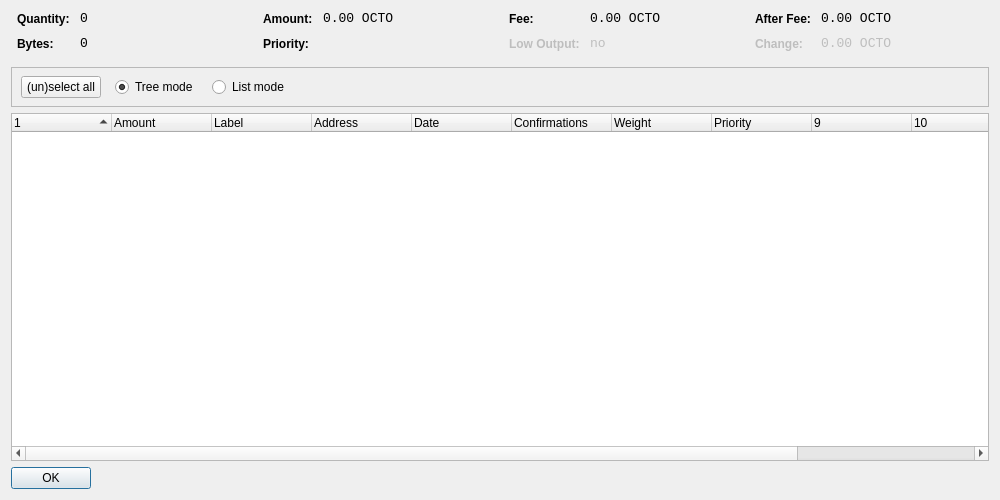
<?xml version="1.0" encoding="UTF-8"?>
<ui version="4.0">
 <class>CoinControlDialog</class>
 <widget class="QWidget" name="CoinControlDialog">
  <property name="geometry">
   <rect>
    <x>0</x>
    <y>0</y>
    <width>1000</width>
    <height>500</height>
   </rect>
  </property>
  <property name="windowTitle">
   <string>Coin Control</string>
  </property>
  <layout class="QVBoxLayout" name="verticalLayout">
   <item>
    <layout class="QHBoxLayout" name="horizontalLayoutTop" stretch="0,0,0,0">
     <property name="topMargin">
      <number>0</number>
     </property>
     <property name="bottomMargin">
      <number>10</number>
     </property>
     <item>
      <layout class="QFormLayout" name="formLayoutCoinControl1">
       <property name="horizontalSpacing">
        <number>10</number>
       </property>
       <property name="verticalSpacing">
        <number>10</number>
       </property>
       <property name="leftMargin">
        <number>6</number>
       </property>
       <property name="rightMargin">
        <number>6</number>
       </property>
       <item row="0" column="0">
        <widget class="QLabel" name="labelCoinControlQuantityText">
         <property name="styleSheet">
          <string notr="true">font-weight:bold;</string>
         </property>
         <property name="text">
          <string>Quantity:</string>
         </property>
        </widget>
       </item>
       <item row="0" column="1">
        <widget class="QLabel" name="labelCoinControlQuantity">
         <property name="font">
          <font>
           <family>Monospace</family>
           <pointsize>10</pointsize>
          </font>
         </property>
         <property name="cursor">
          <cursorShape>IBeamCursor</cursorShape>
         </property>
         <property name="contextMenuPolicy">
          <enum>Qt::ActionsContextMenu</enum>
         </property>
         <property name="text">
          <string notr="true">0</string>
         </property>
         <property name="textInteractionFlags">
          <set>Qt::LinksAccessibleByMouse|Qt::TextSelectableByKeyboard|Qt::TextSelectableByMouse</set>
         </property>
        </widget>
       </item>
       <item row="1" column="0">
        <widget class="QLabel" name="labelCoinControlBytesText">
         <property name="styleSheet">
          <string notr="true">font-weight:bold;</string>
         </property>
         <property name="text">
          <string>Bytes:</string>
         </property>
        </widget>
       </item>
       <item row="1" column="1">
        <widget class="QLabel" name="labelCoinControlBytes">
         <property name="font">
          <font>
           <family>Monospace</family>
           <pointsize>10</pointsize>
          </font>
         </property>
         <property name="cursor">
          <cursorShape>IBeamCursor</cursorShape>
         </property>
         <property name="contextMenuPolicy">
          <enum>Qt::ActionsContextMenu</enum>
         </property>
         <property name="text">
          <string notr="true">0</string>
         </property>
         <property name="textInteractionFlags">
          <set>Qt::LinksAccessibleByMouse|Qt::TextSelectableByKeyboard|Qt::TextSelectableByMouse</set>
         </property>
        </widget>
       </item>
      </layout>
     </item>
     <item>
      <layout class="QFormLayout" name="formLayoutCoinControl2">
       <property name="horizontalSpacing">
        <number>10</number>
       </property>
       <property name="verticalSpacing">
        <number>10</number>
       </property>
       <property name="leftMargin">
        <number>6</number>
       </property>
       <property name="rightMargin">
        <number>6</number>
       </property>
       <item row="0" column="0">
        <widget class="QLabel" name="labelCoinControlAmountText">
         <property name="styleSheet">
          <string notr="true">font-weight:bold;</string>
         </property>
         <property name="text">
          <string>Amount:</string>
         </property>
        </widget>
       </item>
       <item row="0" column="1">
        <widget class="QLabel" name="labelCoinControlAmount">
         <property name="font">
          <font>
           <family>Monospace</family>
           <pointsize>10</pointsize>
          </font>
         </property>
         <property name="cursor">
          <cursorShape>IBeamCursor</cursorShape>
         </property>
         <property name="contextMenuPolicy">
          <enum>Qt::ActionsContextMenu</enum>
         </property>
         <property name="text">
          <string notr="true">0.00 OCTO</string>
         </property>
         <property name="textInteractionFlags">
          <set>Qt::LinksAccessibleByMouse|Qt::TextSelectableByKeyboard|Qt::TextSelectableByMouse</set>
         </property>
        </widget>
       </item>
       <item row="1" column="0">
        <widget class="QLabel" name="labelCoinControlPriorityText">
         <property name="styleSheet">
          <string notr="true">font-weight:bold;</string>
         </property>
         <property name="text">
          <string>Priority:</string>
         </property>
        </widget>
       </item>
       <item row="1" column="1">
        <widget class="QLabel" name="labelCoinControlPriority">
         <property name="font">
          <font>
           <family>Monospace</family>
           <pointsize>10</pointsize>
          </font>
         </property>
         <property name="cursor">
          <cursorShape>IBeamCursor</cursorShape>
         </property>
         <property name="contextMenuPolicy">
          <enum>Qt::ActionsContextMenu</enum>
         </property>
         <property name="text">
          <string/>
         </property>
         <property name="textInteractionFlags">
          <set>Qt::LinksAccessibleByMouse|Qt::TextSelectableByKeyboard|Qt::TextSelectableByMouse</set>
         </property>
        </widget>
       </item>
      </layout>
     </item>
     <item>
      <layout class="QFormLayout" name="formLayoutCoinControl3">
       <property name="horizontalSpacing">
        <number>10</number>
       </property>
       <property name="verticalSpacing">
        <number>10</number>
       </property>
       <property name="leftMargin">
        <number>6</number>
       </property>
       <property name="rightMargin">
        <number>6</number>
       </property>
       <item row="0" column="0">
        <widget class="QLabel" name="labelCoinControlFeeText">
         <property name="styleSheet">
          <string notr="true">font-weight:bold;</string>
         </property>
         <property name="text">
          <string>Fee:</string>
         </property>
        </widget>
       </item>
       <item row="0" column="1">
        <widget class="QLabel" name="labelCoinControlFee">
         <property name="font">
          <font>
           <family>Monospace</family>
           <pointsize>10</pointsize>
          </font>
         </property>
         <property name="cursor">
          <cursorShape>IBeamCursor</cursorShape>
         </property>
         <property name="contextMenuPolicy">
          <enum>Qt::ActionsContextMenu</enum>
         </property>
         <property name="text">
          <string notr="true">0.00 OCTO</string>
         </property>
         <property name="textInteractionFlags">
          <set>Qt::LinksAccessibleByMouse|Qt::TextSelectableByKeyboard|Qt::TextSelectableByMouse</set>
         </property>
        </widget>
       </item>
       <item row="1" column="0">
        <widget class="QLabel" name="labelCoinControlLowOutputText">
         <property name="enabled">
          <bool>false</bool>
         </property>
         <property name="styleSheet">
          <string notr="true">font-weight:bold;</string>
         </property>
         <property name="text">
          <string>Low Output:</string>
         </property>
        </widget>
       </item>
       <item row="1" column="1">
        <widget class="QLabel" name="labelCoinControlLowOutput">
         <property name="enabled">
          <bool>false</bool>
         </property>
         <property name="font">
          <font>
           <family>Monospace</family>
           <pointsize>10</pointsize>
          </font>
         </property>
         <property name="cursor">
          <cursorShape>IBeamCursor</cursorShape>
         </property>
         <property name="contextMenuPolicy">
          <enum>Qt::ActionsContextMenu</enum>
         </property>
         <property name="text">
          <string>no</string>
         </property>
         <property name="textInteractionFlags">
          <set>Qt::LinksAccessibleByMouse|Qt::TextSelectableByKeyboard|Qt::TextSelectableByMouse</set>
         </property>
        </widget>
       </item>
      </layout>
     </item>
     <item>
      <layout class="QFormLayout" name="formLayoutCoinControl4">
       <property name="horizontalSpacing">
        <number>10</number>
       </property>
       <property name="verticalSpacing">
        <number>10</number>
       </property>
       <property name="leftMargin">
        <number>6</number>
       </property>
       <property name="rightMargin">
        <number>6</number>
       </property>
       <item row="0" column="0">
        <widget class="QLabel" name="labelCoinControlAfterFeeText">
         <property name="styleSheet">
          <string notr="true">font-weight:bold;</string>
         </property>
         <property name="text">
          <string>After Fee:</string>
         </property>
        </widget>
       </item>
       <item row="0" column="1">
        <widget class="QLabel" name="labelCoinControlAfterFee">
         <property name="font">
          <font>
           <family>Monospace</family>
           <pointsize>10</pointsize>
          </font>
         </property>
         <property name="cursor">
          <cursorShape>IBeamCursor</cursorShape>
         </property>
         <property name="contextMenuPolicy">
          <enum>Qt::ActionsContextMenu</enum>
         </property>
         <property name="text">
          <string notr="true">0.00 OCTO</string>
         </property>
         <property name="textInteractionFlags">
          <set>Qt::LinksAccessibleByMouse|Qt::TextSelectableByKeyboard|Qt::TextSelectableByMouse</set>
         </property>
        </widget>
       </item>
       <item row="1" column="0">
        <widget class="QLabel" name="labelCoinControlChangeText">
         <property name="enabled">
          <bool>false</bool>
         </property>
         <property name="styleSheet">
          <string notr="true">font-weight:bold;</string>
         </property>
         <property name="text">
          <string>Change:</string>
         </property>
        </widget>
       </item>
       <item row="1" column="1">
        <widget class="QLabel" name="labelCoinControlChange">
         <property name="enabled">
          <bool>false</bool>
         </property>
         <property name="font">
          <font>
           <family>Monospace</family>
           <pointsize>10</pointsize>
          </font>
         </property>
         <property name="cursor">
          <cursorShape>IBeamCursor</cursorShape>
         </property>
         <property name="contextMenuPolicy">
          <enum>Qt::ActionsContextMenu</enum>
         </property>
         <property name="text">
          <string notr="true">0.00 OCTO</string>
         </property>
         <property name="textInteractionFlags">
          <set>Qt::LinksAccessibleByMouse|Qt::TextSelectableByKeyboard|Qt::TextSelectableByMouse</set>
         </property>
        </widget>
       </item>
      </layout>
     </item>
    </layout>
   </item>
   <item>
    <widget class="QFrame" name="frame">
     <property name="minimumSize">
      <size>
       <width>0</width>
       <height>40</height>
      </size>
     </property>
     <property name="frameShape">
      <enum>QFrame::StyledPanel</enum>
     </property>
     <property name="frameShadow">
      <enum>QFrame::Sunken</enum>
     </property>
     <widget class="QWidget" name="horizontalLayoutWidget">
      <property name="geometry">
       <rect>
        <x>10</x>
        <y>0</y>
        <width>781</width>
        <height>41</height>
       </rect>
      </property>
      <layout class="QHBoxLayout" name="horizontalLayoutPanel" stretch="0,0,0,0">
       <property name="spacing">
        <number>14</number>
       </property>
       <item>
        <widget class="QPushButton" name="pushButtonSelectAll">
         <property name="sizePolicy">
          <sizepolicy hsizetype="Maximum" vsizetype="Fixed">
           <horstretch>0</horstretch>
           <verstretch>0</verstretch>
          </sizepolicy>
         </property>
         <property name="text">
          <string>(un)select all</string>
         </property>
        </widget>
       </item>
       <item>
        <widget class="QRadioButton" name="radioTreeMode">
         <property name="sizePolicy">
          <sizepolicy hsizetype="Maximum" vsizetype="Fixed">
           <horstretch>0</horstretch>
           <verstretch>0</verstretch>
          </sizepolicy>
         </property>
         <property name="text">
          <string>Tree mode</string>
         </property>
         <property name="checked">
          <bool>true</bool>
         </property>
        </widget>
       </item>
       <item>
        <widget class="QRadioButton" name="radioListMode">
         <property name="sizePolicy">
          <sizepolicy hsizetype="Maximum" vsizetype="Fixed">
           <horstretch>0</horstretch>
           <verstretch>0</verstretch>
          </sizepolicy>
         </property>
         <property name="text">
          <string>List mode</string>
         </property>
        </widget>
       </item>
       <item>
        <spacer name="horizontalSpacer">
         <property name="orientation">
          <enum>Qt::Horizontal</enum>
         </property>
         <property name="sizeHint" stdset="0">
          <size>
           <width>40</width>
           <height>20</height>
          </size>
         </property>
        </spacer>
       </item>
      </layout>
     </widget>
    </widget>
   </item>
   <item>
    <widget class="CoinControlTreeWidget" name="treeWidget">
     <property name="contextMenuPolicy">
      <enum>Qt::CustomContextMenu</enum>
     </property>
     <property name="sortingEnabled">
      <bool>false</bool>
     </property>
     <property name="columnCount">
      <number>12</number>
     </property>
     <attribute name="headerShowSortIndicator" stdset="0">
      <bool>true</bool>
     </attribute>
     <attribute name="headerStretchLastSection">
      <bool>false</bool>
     </attribute>
     <column>
      <property name="text">
       <string/>
      </property>
     </column>
     <column>
      <property name="text">
       <string>Amount</string>
      </property>
     </column>
     <column>
      <property name="text">
       <string>Label</string>
      </property>
     </column>
     <column>
      <property name="text">
       <string>Address</string>
      </property>
     </column>
     <column>
      <property name="text">
       <string>Date</string>
      </property>
     </column>
     <column>
      <property name="text">
       <string>Confirmations</string>
      </property>
      <property name="toolTip">
       <string>Confirmed</string>
      </property>
     </column>
     <column>
      <property name="text">
       <string>Weight</string>
      </property>
     </column>
     <column>
      <property name="text">
       <string>Priority</string>
      </property>
     </column>
     <column>
      <property name="text">
       <string/>
      </property>
     </column>
     <column>
      <property name="text">
       <string/>
      </property>
     </column>
     <column>
      <property name="text">
       <string/>
      </property>
     </column>
     <column>
      <property name="text">
       <string/>
      </property>
     </column>
    </widget>
   </item>
   <item>
    <widget class="QDialogButtonBox" name="buttonBox">
     <property name="sizePolicy">
      <sizepolicy hsizetype="Maximum" vsizetype="Fixed">
       <horstretch>0</horstretch>
       <verstretch>0</verstretch>
      </sizepolicy>
     </property>
     <property name="orientation">
      <enum>Qt::Horizontal</enum>
     </property>
     <property name="standardButtons">
      <set>QDialogButtonBox::Ok</set>
     </property>
    </widget>
   </item>
  </layout>
 </widget>
 <customwidgets>
  <customwidget>
   <class>CoinControlTreeWidget</class>
   <extends>QTreeWidget</extends>
   <header>coincontroltreewidget.h</header>
  </customwidget>
 </customwidgets>
 <resources/>
 <connections/>
</ui>
